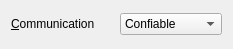
<?xml version="1.0" encoding="UTF-8"?>
<ui version="4.0">
 <class>TipoComunicacionWidget</class>
 <widget class="QWidget" name="TipoComunicacionWidget">
  <property name="geometry">
   <rect>
    <x>0</x>
    <y>0</y>
    <width>233</width>
    <height>49</height>
   </rect>
  </property>
  <property name="windowTitle">
   <string>Form</string>
  </property>
  <layout class="QVBoxLayout" name="verticalLayout">
   <item>
    <layout class="QGridLayout" name="gridLayout">
     <item row="0" column="0">
      <widget class="QLabel" name="label">
       <property name="text">
        <string>&amp;Communication</string>
       </property>
       <property name="buddy">
        <cstring>tipoComunicacion</cstring>
       </property>
      </widget>
     </item>
     <item row="0" column="1">
      <widget class="QComboBox" name="tipoComunicacion">
       <item>
        <property name="text">
         <string>Confiable</string>
        </property>
       </item>
       <item>
        <property name="text">
         <string>No confiable</string>
        </property>
       </item>
      </widget>
     </item>
    </layout>
   </item>
  </layout>
 </widget>
 <resources/>
 <connections/>
</ui>
